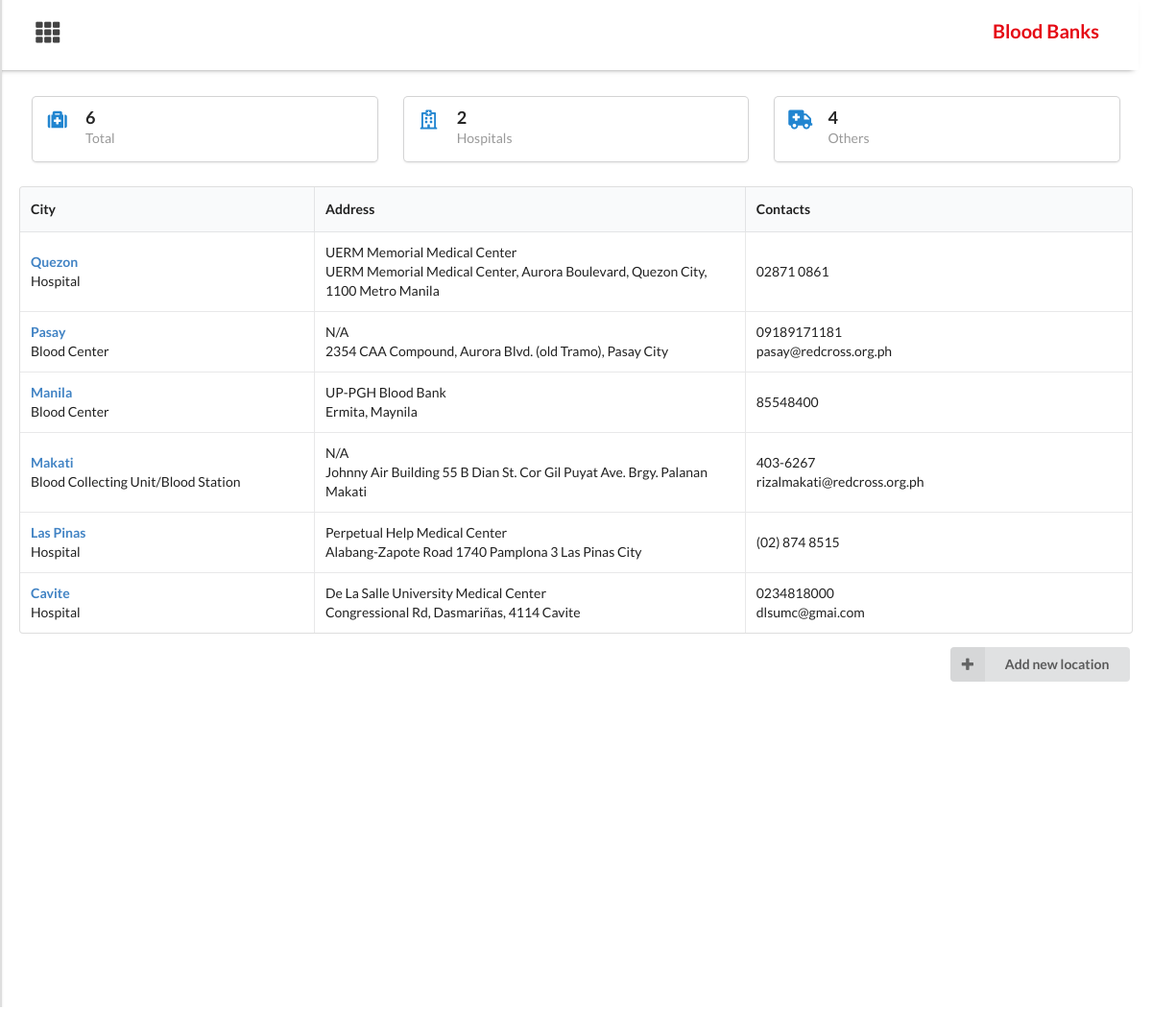
/lifeline_php/admin_locations.php (signed in), run on the app's committed database.
### tables this page shows
CREATE TABLE `location` (
  `id` int(11) NOT NULL,
  `city` varchar(255) NOT NULL,
  `category` varchar(255) NOT NULL,
  `hospitalname` varchar(255) DEFAULT NULL,
  `address` varchar(255) NOT NULL,
  `hours_from` varchar(255) DEFAULT NULL,
  `hours_to` varchar(255) DEFAULT NULL,
  `contactnum` varchar(255) NOT NULL,
  `email` varchar(255) DEFAULT NULL,
  `is_active` varchar(255) NOT NULL DEFAULT 'Yes'
);

### lifeline_php/admin_locations.php (the view, shortened to what this page needs)
<?php
  include 'includes/db.inc.php';
  $result1= mysqli_query($conn, "SELECT COUNT(id) AS count FROM location WHERE category IN ('Hospital')");
  $row1 = mysqli_fetch_assoc($result1);
  $count1 = $row1['count'];
  $result2 = mysqli_query($conn, "SELECT COUNT(id) AS count FROM location WHERE category NOT IN ('Hospital') ");
  $row2 = mysqli_fetch_assoc($result2);
  $count2 = $row2['count'];
  $result3 = mysqli_query($conn, "SELECT COUNT(id) AS count FROM location");
  $row3 = mysqli_fetch_assoc($result3);
  $count3 = $row3['count'];
  $results = mysqli_query($conn, "SELECT * FROM location ORDER BY city desc");
?>
<!DOCTYPE html>
<html>
    <head>
        <link rel="stylesheet" href="assets/css/semantic/dist/semantic.min.css">
        <link rel="stylesheet" href="assets/css/custom.css">
        <link rel="stylesheet" href="assets/css/sidebar.css">
    </head>
    <body style="background-color:white;">
    <div class="container" >
    <div class="content" style="position: absolute; top:50%; transform: translateY(-56%);
                             width: 100%; max-width: 100%; height:100px; min-height: 90%;
                             overflow-y: scroll; overflow-x:hidden">
                <div class="ui vertical menu sidepanel"  id="mySidepanel" hidden="true" style="min-height:100vh">
                      <div class="ui two column very relaxed stackable grid" style="margin-top:-55px; margin-bottom:-20px">
                        <div class="column" style="margin-left: 30px; margin-top:10px">
                        </div>
                      </div>
                </div>
                <div class="ui grid" style="width:100%; background-color: white; position: sticky; top: 0; z-index:2; margin-bottom:10px;
                        border-bottom: 5px; -webkit-box-shadow: 0 4px 6px -6px #222; -moz-box-shadow: 0 4px 6px -6px #222; box-shadow: 0 4px 6px -6px #222;">
                <div class="eight wide column">
                    <button class="openbtn" onclick="openNav()" style="font-size:25px; margin-left:20px;background:transparent">
                            <i class="th icon"></i>
                    </button>
                </div>
                <div class="eight wide column">
                        <h4 style="text-align: right; color:#E50914; font-size:20px; padding: 10px 15px; margin-right:12px">
                            Blood Banks
                        </h4>
                </div>
            </div>
            <div class="main" style="padding:20px">
            <div class="ui three cards" style="width:100%; margin:auto; z-index:0">
              <div class="card">
                <div class="content">
                  <div class="left floated ui image">
                    <i class="medkit blue icon" style="font-size: 20px"></i>
                  </div>
                  <div class="header">
                        <?php echo $count3; ?>
                  </div>
                  <div class="meta">
                    Total
                  </div>
                </div>
              </div>
              <div class="card">
                <div class="content">
                  <div class="left floated ui image">
                    <i class="hospital outline blue icon" style="font-size: 20px"></i>
                  </div>
                  <div class="header">
                        <?php echo $count1; ?>
                  </div>
                  <div class="meta">
                    Hospitals
                  </div>
                </div>
              </div>
              <div class="card">
                <div class="content">
                  <div class="left floated ui image">
                    <i class="ambulance blue icon" style="font-size: 20px"></i>
                  </div>
                  <div class="header">
                        <?php echo $count2; ?>
                  </div>
                  <div class="meta">
                    Others
                  </div>
                </div>
              </div>
            </div>
            <table class="ui celled unstackable table">
                  <thead>
                    <tr>
                    <th>City</th>
                    <th>Address</th>
                    <th>Contacts</th>
                    </tr>
                </thead>
                  <tbody>
                        <?php while ($row = mysqli_fetch_array($results)) { ?>
                            <tr>
                                <td data-label="Title" style="width:150px">
                                  <a href="admin_locations_update.php?update=<?php echo $row['id']; ?>" target="_self">
                                    <b>
                                      <?php echo $row['city']; ?>
                                    </b>
                                  </a>
                                  <br>
                                  <?php echo $row['category']; ?>
                                </td>
                                <td data-label="Date Start" style="width:220px">
                                    <?php if ($row['hospitalname'] == NULL) { ?>
                                        N/A
                                    <?php } else { ?>
                                        <?php echo $row['hospitalname']; ?>
                                    <?php } ?>
                                    <br>
                                    <?php echo $row['address']; ?>
                                </td>
                                <td style="width:100px">
                                    <?php echo $row['contactnum']; ?>
                                    <br>
                                    <?php echo $row['email']; ?>
                                </td>
                            </tr>
                        <?php } ?>
                  </tbody>
                </table>
                <a href="admin_locations_add.php">
                    <button class="ui left labeled icon button" style="float:right">
                        <i class="plus icon"></i>
                        Add new location
                    </button>
                </a>
            </div>
        </div>
    </div>
    </body>

### lifeline_php/assets/css/custom.css (style rules this page uses)
body { width: 100vw; }
@media only screen and (min-width: 600px) { .container { display: flex; justify-content: center; align-items: center; padding:30px; } }
@media only screen and (min-width: 768px) { .container { display: flex; justify-content: center; align-items: center; padding:30px; } }
@media only screen and (min-width: 992px) { .container { display: flex; justify-content: center; align-items: center; padding:100px; } }
@media only screen and (min-width: 1200px) { .container { display: flex; justify-content: center; align-items: center; padding:100px; } }

### lifeline_php/assets/css/sidebar.css (style rules this page uses)
.sidepanel { position: fixed; z-index: 3; top: 0; left:0; overflow: hidden; transition: 0.5s; padding-top: 60px; }
.openbtn { font-size: 20px; cursor: pointer; background-color: white; color:#444; padding: 10px 15px; border: none; }

### data on the page
location: city "Quezon", category "Hospital", hospitalname "UERM Memorial Medical Center", address "UERM Memorial Medical Center, Aurora Boulevard, Quezon City, 1100 Metro Manila", contactnum "02871 0861"
location: city "Pasay", category "Blood Center", hospitalname "N/A", address "2354 CAA Compound, Aurora Blvd. (old Tramo), Pasay City", contactnum "09189171181", email "pasay@redcross.org.ph"
location: city "Manila", category "Blood Center", hospitalname "UP-PGH Blood Bank", address "Ermita, Maynila", contactnum "85548400"
location: city "Makati", category "Blood Collecting Unit/Blood Station", shows "N/A", address "Johnny Air Building 55 B Dian St. Cor Gil Puyat Ave. Brgy. Palanan Makati", contactnum "403-6267", email "rizalmakati@redcross.org.ph"
location: city "Las Pinas", category "Hospital", hospitalname "Perpetual Help Medical Center", address "Alabang-Zapote Road 1740 Pamplona 3 Las Pinas City", contactnum "(02) 874 8515"
location: city "Cavite", category "Hospital", hospitalname "De La Salle University Medical Center", address "Congressional Rd, Dasmariñas, 4114 Cavite", contactnum "0234818000", email "dlsumc@gmai.com"

### other printed values
$count3 "6"
$count1 "2"
$count2 "4"
